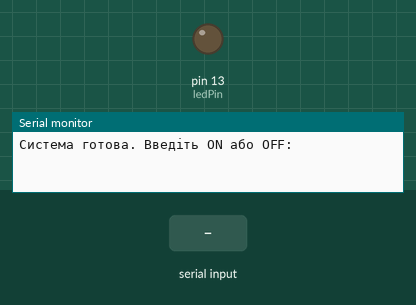
Bench run of a sketch on a simulated Arduino Uno, built with avr-gcc and run on an emulated ATmega328P. Parts: output pins drawn as LEDs (lit = HIGH), the last lines printed to the serial monitor. Inputs (shaded band) come from the test bench.

Above: at 1.2 s.
1.3 s: "ON" received over Serial
At 1.9 s:
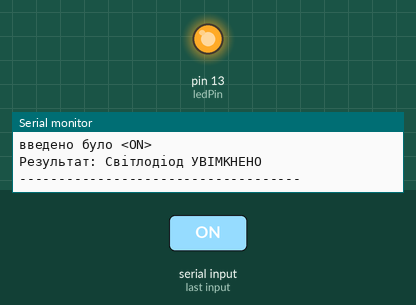
2.9 s: "OFF" received over Serial
At 4.3 s:
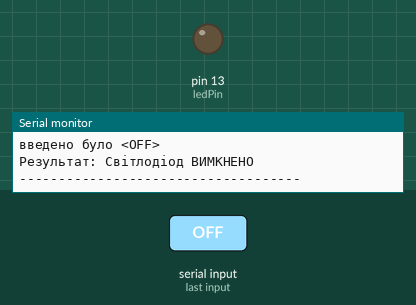
Timing chart, 0 to 5.9 s (numbered marks = the images above; inputs shaded):
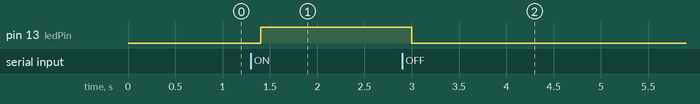

The sketch:

InputConsole.ino
```cpp
// Вбудований світлодіод на Arduino Uno
const byte ledPin = 13;

void setup() {
    Serial.begin(9600);
    pinMode(ledPin, OUTPUT);
    digitalWrite(ledPin, LOW);

    // Зменшуємо таймаут очікування з 1000мс до 100мс,
    // щоб Arduino не "зависала" на секунду, чекаючи всі 9 байтів
    Serial.setTimeout(100);

    Serial.println("Система готова. Введіть ON або OFF:");
}

void loop() {
    if (Serial.available() > 0) {
        char inputBuffer[10]; // Масив на 10 елементів (9 для даних + 1 для \0)

        // Зчитуємо максимум 9 байтів (як у вашому запиті)
        int bytesRead = Serial.readBytes(inputBuffer, 9);

        // Обов'язково закриваємо рядок нуль-термінатором
        inputBuffer[bytesRead] = '\0';

        // Перетворюємо в String для очищення від невидимих символів (\r, \n)
        String command = String(inputBuffer);
        command.trim();

        if (command.length() > 0) {
            // Виводимо фразу за вашим шаблоном
            Serial.print("введено було <");
            Serial.print(command);
            Serial.println(">");

            // Керування світлодіодом
            if (command == "ON") {
                digitalWrite(ledPin, HIGH);
                Serial.println("Результат: Світлодіод УВІМКНЕНО");
            }
            else if (command == "OFF") {
                digitalWrite(ledPin, LOW);
                Serial.println("Результат: Світлодіод ВИМКНЕНО");
            }
            else {
                Serial.println("Результат: Невідома команда!");
            }

            Serial.println("------------------------------------");
        }
    }
}
```

Measured:
- after the input at 1.3 s, pin 13 (ledPin): LOW → HIGH after 0.10 s
- after the input at 2.9 s, pin 13 (ledPin): HIGH → LOW after 0.10 s
